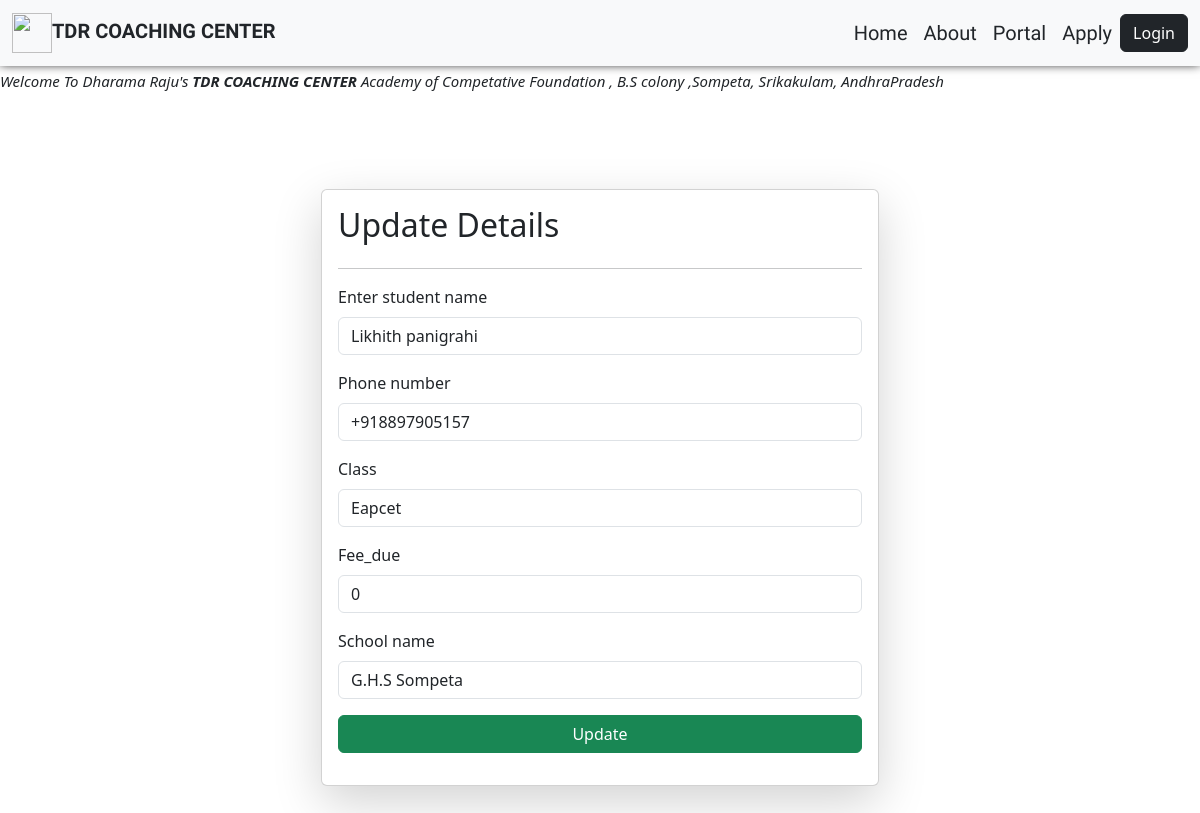
Page /update_details/STD-EAPCET-1/ on the committed database.
### portfolio/models.py (models this page shows, shortened)
class Details(models.Model):
    id = models.CharField(primary_key=True,max_length=20)
    name = models.CharField(max_length=30)                              # if user delete the user related data will delete
    phone = models.CharField(max_length=15)
    class_name = models.CharField(max_length=10,default='SOME STRING')
    fee_due = models.IntegerField(default=1000)
    school = models.CharField(max_length=50)
    department = models.ForeignKey(Department,on_delete=models.CASCADE,related_name='course',null=True,blank=True)

### portfolio/views.py (the view, shortened to what this page needs)
# urls.py: path('update_details/<id>/',update_details,name='update_details'),      #here the url will pass the id argument that means its a dynamic url
def update_details(request,id):
    queryset = Details.objects.get(id=id)
    context = {'details':queryset}
    x = Details.objects.get(id=id).fee_due
    return render(request,'update.html',context)

### templates/update.html (shortened to what this page needs)
<!DOCTYPE html>
<html lang="en">
<head>
    <link href="https://cdn.jsdelivr.net/npm/bootstrap@5.3.3/dist/css/bootstrap.min.css" rel="stylesheet">
</head>
<body>
    <nav class="navbar bg-light navbar-expand-lg text-white ">
        <div class="container-fluid">
            <a class="navbar-brand text-dark" href="#"><img class="img" src="https://ik.imagekit.io/zk7tfeeru/logo1.png-removebg-preview.png?updatedAt=1703492618039"><b>TDR COACHING CENTER</b></a>
            <div class="collapse navbar-collapse justify-content-end" id="navbarNavAltMarkup">
                <div class="navbar-nav">
                    <a class="nav-link active text-dark" aria-current="page" href="/portfolio/">Home</a>
                    <a class="nav-link active text-dark" href="#about0">About</a>
                    <a class="nav-link active text-dark" href="/details/">Portal</a>
                    <a class="nav-link active text-dark" href="#">Apply</a>
                </div>
                <button type="button" class="btn btn-dark">Login</button>
            </div>
        </div>
    </nav>
    <br>
    <div class="scroll">
        <marquee  direction="">Welcome To Dharama Raju's <b>TDR COACHING CENTER</b> Academy of Competative Foundation , B.S colony ,Sompeta, Srikakulam, AndhraPradesh</marquee>
    </div>
    <br>
    <br>
   <div class="container mt-5">
    <form class="col-6 mx-auto card p-3 shadow-lg" method="post" enctype="multipart/form-data">
        <h2>Update Details</h2>
        <hr>
        <div class="mb-3">
          <label for="exampleInputEmail1" class="form-label">Enter student name</label>
          <input name="name" value="{{details.name}}"  type="text" class="form-control"  id="exampleInputEmail1" aria-describedby="emailHelp">
        </div>
        <div class="mb-3">
          <label for="exampleInputPassword1" class="form-label">Phone number</label>
          <input name="phone" value="{{details.phone}}"  type="text" class="form-control"  id="exampleInputPassword1">
        </div>
        <div class="mb-3">
            <label for="exampleInputPassword1" class="form-label">Class</label>
            <input name="class_name" value="{{details.class_name}}" required type="text" class="form-control"  id="exampleInputPassword1">
          </div>
        <div class="mb-3">
        <div class="mb-3">
            <label for="exampleInputPassword1" class="form-label">Fee_due</label>
            <input name="fee_due" value="{{0}}" type="number" class="form-control"  id="exampleInputPassword1">
              </div>
        <div class="mb-3">
            <label for="exampleInputPassword1" class="form-label">School name</label>
            <input name="school" value="{{details.school}}"  type="text" class="form-control" id="exampleInputPassword1">
          </div>
        <button type="submit" class="btn btn-success" style="width: 100%;">Update</button>
      </form>
   </div>
   <br>
   <br>
   <br>
</body>
</html>

### templates/update.html (style rules this page uses)
.navbar { box-shadow: 0px -2px 10px black; }
.scroll { font-style: italic; background-color: white; font-size: 15px; margin-top: -20px; }
.navbar-brand { font-family: "Teko", sans-serif; font-size: 20px; padding-left: 0px; }
.nav-link { font-family: "Teko", sans-serif; font-size: 20px; }
.img { width: 40px; height: 40px; }

### rows in the picture
Details: name "Likhith panigrahi", phone "+918897905157", class_name "Eapcet", school "G.H.S Sompeta"
